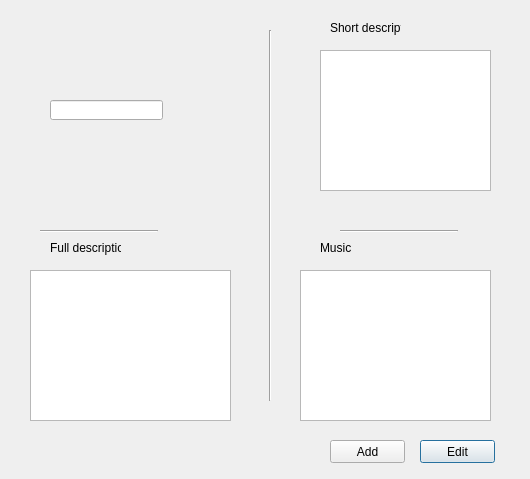
<?xml version="1.0" encoding="UTF-8"?>
<ui version="4.0">
 <class>find_d</class>
 <widget class="QDialog" name="find_d">
  <property name="geometry">
   <rect>
    <x>0</x>
    <y>0</y>
    <width>530</width>
    <height>479</height>
   </rect>
  </property>
  <property name="windowTitle">
   <string>Dialog</string>
  </property>
  <widget class="QTextBrowser" name="textBrowser_full">
   <property name="geometry">
    <rect>
     <x>30</x>
     <y>270</y>
     <width>201</width>
     <height>151</height>
    </rect>
   </property>
  </widget>
  <widget class="QTextBrowser" name="textBrowser_music">
   <property name="geometry">
    <rect>
     <x>300</x>
     <y>270</y>
     <width>191</width>
     <height>151</height>
    </rect>
   </property>
  </widget>
  <widget class="QTextBrowser" name="textBrowser_short">
   <property name="geometry">
    <rect>
     <x>320</x>
     <y>50</y>
     <width>171</width>
     <height>141</height>
    </rect>
   </property>
  </widget>
  <widget class="QLabel" name="label">
   <property name="geometry">
    <rect>
     <x>50</x>
     <y>240</y>
     <width>71</width>
     <height>16</height>
    </rect>
   </property>
   <property name="text">
    <string>Full description</string>
   </property>
  </widget>
  <widget class="QLabel" name="label_2">
   <property name="geometry">
    <rect>
     <x>330</x>
     <y>20</y>
     <width>71</width>
     <height>16</height>
    </rect>
   </property>
   <property name="text">
    <string>Short description</string>
   </property>
  </widget>
  <widget class="QLabel" name="label_3">
   <property name="geometry">
    <rect>
     <x>320</x>
     <y>240</y>
     <width>71</width>
     <height>16</height>
    </rect>
   </property>
   <property name="text">
    <string>Music</string>
   </property>
  </widget>
  <widget class="Line" name="line">
   <property name="geometry">
    <rect>
     <x>40</x>
     <y>230</y>
     <width>118</width>
     <height>3</height>
    </rect>
   </property>
   <property name="orientation">
    <enum>Qt::Horizontal</enum>
   </property>
  </widget>
  <widget class="Line" name="line_2">
   <property name="geometry">
    <rect>
     <x>340</x>
     <y>230</y>
     <width>118</width>
     <height>3</height>
    </rect>
   </property>
   <property name="orientation">
    <enum>Qt::Horizontal</enum>
   </property>
  </widget>
  <widget class="Line" name="line_3">
   <property name="geometry">
    <rect>
     <x>260</x>
     <y>30</y>
     <width>20</width>
     <height>371</height>
    </rect>
   </property>
   <property name="orientation">
    <enum>Qt::Vertical</enum>
   </property>
  </widget>
  <widget class="QLineEdit" name="lineEdit">
   <property name="geometry">
    <rect>
     <x>50</x>
     <y>100</y>
     <width>113</width>
     <height>20</height>
    </rect>
   </property>
  </widget>
  <widget class="QPushButton" name="editButton">
   <property name="geometry">
    <rect>
     <x>420</x>
     <y>440</y>
     <width>75</width>
     <height>23</height>
    </rect>
   </property>
   <property name="text">
    <string>Edit</string>
   </property>
  </widget>
  <widget class="QPushButton" name="addButton">
   <property name="geometry">
    <rect>
     <x>330</x>
     <y>440</y>
     <width>75</width>
     <height>23</height>
    </rect>
   </property>
   <property name="text">
    <string>Add</string>
   </property>
  </widget>
 </widget>
 <resources/>
 <connections/>
</ui>
